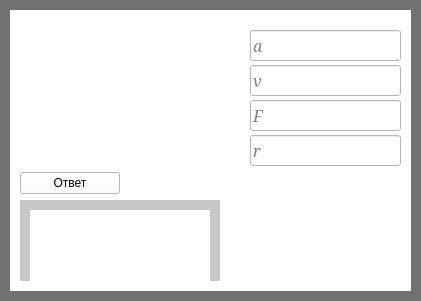
     <widget class="QWidget" name="widget_9" native="true">
      <property name="geometry">
       <rect>
        <x>690</x>
        <y>270</y>
        <width>421</width>
        <height>301</height>
       </rect>
      </property>
      <property name="styleSheet">
       <string notr="true">background-color: rgb(0, 0, 0);
background-color: rgb(113, 113, 113);</string>
      </property>
      <widget class="QWidget" name="widget_10" native="true">
       <property name="geometry">
        <rect>
         <x>10</x>
         <y>10</y>
         <width>401</width>
         <height>281</height>
        </rect>
       </property>
       <property name="styleSheet">
        <string notr="true">background-color: rgb(255, 255, 255);</string>
       </property>
       <widget class="QWidget" name="verticalLayoutWidget_22">
        <property name="geometry">
         <rect>
          <x>10</x>
          <y>20</y>
          <width>381</width>
          <height>251</height>
         </rect>
        </property>
        <layout class="QVBoxLayout" name="verticalLayout_25">
         <item>
          <layout class="QHBoxLayout" name="horizontalLayout_13">
           <property name="spacing">
            <number>50</number>
           </property>
           <item>
            <widget class="QLabel" name="label_25">
             <property name="minimumSize">
              <size>
               <width>180</width>
               <height>0</height>
              </size>
             </property>
             <property name="styleSheet">
              <string notr="true">background-color: rgb(255, 255, 255);</string>
             </property>
             <property name="text">
              <string/>
             </property>
             <property name="pixmap">
              <pixmap>D:/Downloads/2018-12-06_22-04-58.jpg</pixmap>
             </property>
            </widget>
           </item>
           <item>
            <layout class="QVBoxLayout" name="verticalLayout_12">
             <property name="spacing">
              <number>4</number>
             </property>
             <item>
              <widget class="QLineEdit" name="lineEdit_28">
               <property name="minimumSize">
                <size>
                 <width>0</width>
                 <height>15</height>
                </size>
               </property>
               <property name="font">
                <font>
                 <family>Constantia</family>
                 <pointsize>12</pointsize>
                 <italic>true</italic>
                </font>
               </property>
               <property name="text">
                <string/>
               </property>
               <property name="placeholderText">
                <string>a</string>
               </property>
              </widget>
             </item>
             <item>
              <widget class="QLineEdit" name="lineEdit_29">
               <property name="minimumSize">
                <size>
                 <width>0</width>
                 <height>15</height>
                </size>
               </property>
               <property name="font">
                <font>
                 <family>Constantia</family>
                 <pointsize>12</pointsize>
                 <italic>true</italic>
                </font>
               </property>
               <property name="placeholderText">
                <string>v</string>
               </property>
              </widget>
             </item>
             <item>
              <widget class="QLineEdit" name="lineEdit_30">
               <property name="minimumSize">
                <size>
                 <width>0</width>
                 <height>15</height>
                </size>
               </property>
               <property name="font">
                <font>
                 <family>Constantia</family>
                 <pointsize>12</pointsize>
                 <italic>true</italic>
                </font>
               </property>
               <property name="placeholderText">
                <string>F</string>
               </property>
              </widget>
             </item>
             <item>
              <widget class="QLineEdit" name="lineEdit_23">
               <property name="font">
                <font>
                 <family>Constantia</family>
                 <pointsize>12</pointsize>
                 <italic>true</italic>
                </font>
               </property>
               <property name="placeholderText">
                <string>r</string>
               </property>
              </widget>
             </item>
            </layout>
           </item>
          </layout>
         </item>
         <item>
          <widget class="QPushButton" name="pushButton_8">
           <property name="minimumSize">
            <size>
             <width>100</width>
             <height>0</height>
            </size>
           </property>
           <property name="maximumSize">
            <size>
             <width>100</width>
             <height>16777215</height>
            </size>
           </property>
           <property name="text">
            <string>Ответ</string>
           </property>
          </widget>
         </item>
         <item>
          <widget class="QWidget" name="widget_38" native="true">
           <property name="maximumSize">
            <size>
             <width>200</width>
             <height>16777215</height>
            </size>
           </property>
           <property name="styleSheet">
            <string notr="true">background-color: rgb(200, 200, 200);</string>
           </property>
           <widget class="QLabel" name="label_8">
            <property name="geometry">
             <rect>
              <x>10</x>
              <y>10</y>
              <width>180</width>
              <height>81</height>
             </rect>
            </property>
            <property name="minimumSize">
             <size>
              <width>180</width>
              <height>0</height>
             </size>
            </property>
            <property name="maximumSize">
             <size>
              <width>180</width>
              <height>16777215</height>
             </size>
            </property>
            <property name="styleSheet">
             <string notr="true">background-color: rgb(255, 255, 255);</string>
            </property>
            <property name="text">
             <string/>
            </property>
           </widget>
          </widget>
         </item>
        </layout>
       </widget>
      </widget>
     </widget>
